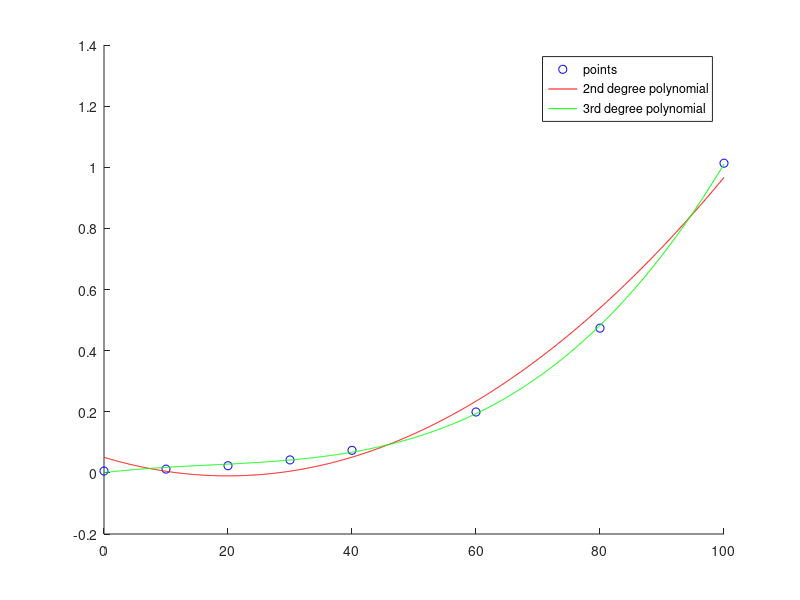

This figure's MATLAB source:
t = [0 10 20 30 40 60 80 100];
p = [0.0061 0.0123 0.0234 0.0424 0.0738 0.1992 0.4736 1.0133];
exactValue = 0.095848;

%a

% 2nd degree polynomial 
secondDegreePolynomial = polyfit(t,p,2);
valueFor2ndDegree = polyval(secondDegreePolynomial,45)
error2ndDegree = exactValue - valueFor2ndDegree

% 3rd degree polynomial
thirdDegreePolynomial = polyfit(t,p,3);
valueFor3rdDegree = polyval(thirdDegreePolynomial,45)
error3rdDegree = exactValue - valueFor3rdDegree


%b
xp = 0:0.1:100;
hold on
%plot the points
plot(t, p, 'bo')
%plot the 2nd degree polynomial
plot(xp,polyval(secondDegreePolynomial,xp),'r-');
%plot the 3rd degree polynomial
plot(xp,polyval(thirdDegreePolynomial,xp),'g-');
legend('points','2nd degree polynomial','3rd degree polynomial');